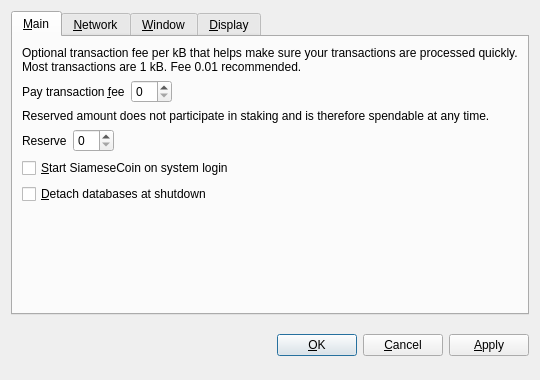
<?xml version="1.0" encoding="UTF-8"?>
<ui version="4.0">
 <class>OptionsDialog</class>
 <widget class="QDialog" name="OptionsDialog">
  <property name="geometry">
   <rect>
    <x>0</x>
    <y>0</y>
    <width>540</width>
    <height>380</height>
   </rect>
  </property>
  <property name="windowTitle">
   <string>Options</string>
  </property>
  <property name="modal">
   <bool>true</bool>
  </property>
  <layout class="QVBoxLayout" name="verticalLayout">
   <item>
    <widget class="QTabWidget" name="tabWidget">
     <property name="tabPosition">
      <enum>QTabWidget::North</enum>
     </property>
     <property name="currentIndex">
      <number>0</number>
     </property>
     <widget class="QWidget" name="tabMain">
      <attribute name="title">
       <string>&amp;Main</string>
      </attribute>
      <layout class="QVBoxLayout" name="verticalLayout_Main">
       <item>
        <widget class="QLabel" name="transactionFeeInfoLabel">
         <property name="text">
          <string>Optional transaction fee per kB that helps make sure your transactions are processed quickly. Most transactions are 1 kB. Fee 0.01 recommended.</string>
         </property>
         <property name="textFormat">
          <enum>Qt::PlainText</enum>
         </property>
         <property name="wordWrap">
          <bool>true</bool>
         </property>
        </widget>
       </item>
       <item>
        <layout class="QHBoxLayout" name="horizontalLayoutFee">
         <item>
          <widget class="QLabel" name="transactionFeeLabel">
           <property name="text">
            <string>Pay transaction &amp;fee</string>
           </property>
           <property name="textFormat">
            <enum>Qt::PlainText</enum>
           </property>
           <property name="buddy">
            <cstring>transactionFee</cstring>
           </property>
          </widget>
         </item>
         <item>
          <widget class="BitcoinAmountField" name="transactionFee"/>
         </item>
         <item>
          <spacer name="horizontalSpacerFee">
           <property name="orientation">
            <enum>Qt::Horizontal</enum>
           </property>
           <property name="sizeHint" stdset="0">
            <size>
             <width>40</width>
             <height>20</height>
            </size>
           </property>
          </spacer>
         </item>
        </layout>
       </item>
       <item>
        <widget class="QLabel" name="reserveBalanceInfoLabel">
         <property name="text">
          <string>Reserved amount does not participate in staking and is therefore spendable at any time.</string>
         </property>
         <property name="textFormat">
          <enum>Qt::PlainText</enum>
         </property>
         <property name="wordWrap">
          <bool>true</bool>
         </property>
        </widget>
       </item>
       <item>
        <layout class="QHBoxLayout" name="horizontalLayoutReserveBalance">
         <item>
          <widget class="QLabel" name="reserveBalanceLabel">
           <property name="text">
            <string>Reserve</string>
           </property>
           <property name="textFormat">
            <enum>Qt::PlainText</enum>
           </property>
           <property name="buddy">
            <cstring>reserveBalance</cstring>
           </property>
          </widget>
         </item>
         <item>
          <widget class="BitcoinAmountField" name="reserveBalance"/>
         </item>
         <item>
          <spacer name="horizontalSpacerReserveBalance">
           <property name="orientation">
            <enum>Qt::Horizontal</enum>
           </property>
           <property name="sizeHint" stdset="0">
            <size>
             <width>40</width>
             <height>20</height>
            </size>
           </property>
          </spacer>
         </item>
        </layout>
       </item>
       <item>
        <widget class="QCheckBox" name="bitcoinAtStartup">
         <property name="toolTip">
          <string>Automatically start SiameseCoin after logging in to the system.</string>
         </property>
         <property name="text">
          <string>&amp;Start SiameseCoin on system login</string>
         </property>
        </widget>
       </item>
       <item>
        <widget class="QCheckBox" name="detachDatabases">
         <property name="toolTip">
          <string>Detach block and address databases at shutdown. This means they can be moved to another data directory, but it slows down shutdown. The wallet is always detached.</string>
         </property>
         <property name="text">
          <string>&amp;Detach databases at shutdown</string>
         </property>
        </widget>
       </item>
       <item>
        <spacer name="verticalSpacer_Main">
         <property name="orientation">
          <enum>Qt::Vertical</enum>
         </property>
         <property name="sizeHint" stdset="0">
          <size>
           <width>20</width>
           <height>40</height>
          </size>
         </property>
        </spacer>
       </item>
      </layout>
     </widget>
     <widget class="QWidget" name="tabNetwork">
      <attribute name="title">
       <string>&amp;Network</string>
      </attribute>
      <layout class="QVBoxLayout" name="verticalLayout_Network">
       <item>
        <widget class="QCheckBox" name="mapPortUpnp">
         <property name="toolTip">
          <string>Automatically open the SiameseCoin client port on the router. This only works when your router supports UPnP and it is enabled.</string>
         </property>
         <property name="text">
          <string>Map port using &amp;UPnP</string>
         </property>
        </widget>
       </item>
       <item>
        <widget class="QCheckBox" name="connectSocks">
         <property name="toolTip">
          <string>Connect to the SiameseCoin network through a SOCKS proxy (e.g. when connecting through Tor).</string>
         </property>
         <property name="text">
          <string>&amp;Connect through SOCKS proxy:</string>
         </property>
        </widget>
       </item>
       <item>
        <layout class="QHBoxLayout" name="horizontalLayout_Network">
         <item>
          <widget class="QLabel" name="proxyIpLabel">
           <property name="text">
            <string>Proxy &amp;IP:</string>
           </property>
           <property name="textFormat">
            <enum>Qt::PlainText</enum>
           </property>
           <property name="buddy">
            <cstring>proxyIp</cstring>
           </property>
          </widget>
         </item>
         <item>
          <widget class="QValidatedLineEdit" name="proxyIp">
           <property name="maximumSize">
            <size>
             <width>140</width>
             <height>16777215</height>
            </size>
           </property>
           <property name="toolTip">
            <string>IP address of the proxy (e.g. 127.0.0.1)</string>
           </property>
          </widget>
         </item>
         <item>
          <widget class="QLabel" name="proxyPortLabel">
           <property name="text">
            <string>&amp;Port:</string>
           </property>
           <property name="textFormat">
            <enum>Qt::PlainText</enum>
           </property>
           <property name="buddy">
            <cstring>proxyPort</cstring>
           </property>
          </widget>
         </item>
         <item>
          <widget class="QLineEdit" name="proxyPort">
           <property name="maximumSize">
            <size>
             <width>55</width>
             <height>16777215</height>
            </size>
           </property>
           <property name="toolTip">
            <string>Port of the proxy (e.g. 9050)</string>
           </property>
          </widget>
         </item>
         <item>
          <widget class="QLabel" name="socksVersionLabel">
           <property name="text">
            <string>SOCKS &amp;Version:</string>
           </property>
           <property name="textFormat">
            <enum>Qt::PlainText</enum>
           </property>
           <property name="buddy">
            <cstring>socksVersion</cstring>
           </property>
          </widget>
         </item>
         <item>
          <widget class="QValueComboBox" name="socksVersion">
           <property name="toolTip">
            <string>SOCKS version of the proxy (e.g. 5)</string>
           </property>
          </widget>
         </item>
         <item>
          <spacer name="horizontalSpacer_Network">
           <property name="orientation">
            <enum>Qt::Horizontal</enum>
           </property>
           <property name="sizeHint" stdset="0">
            <size>
             <width>40</width>
             <height>20</height>
            </size>
           </property>
          </spacer>
         </item>
        </layout>
       </item>
       <item>
        <spacer name="verticalSpacer_Network">
         <property name="orientation">
          <enum>Qt::Vertical</enum>
         </property>
         <property name="sizeHint" stdset="0">
          <size>
           <width>20</width>
           <height>40</height>
          </size>
         </property>
        </spacer>
       </item>
      </layout>
     </widget>
     <widget class="QWidget" name="tabWindow">
      <attribute name="title">
       <string>&amp;Window</string>
      </attribute>
      <layout class="QVBoxLayout" name="verticalLayout_Window">
       <item>
        <widget class="QCheckBox" name="minimizeToTray">
         <property name="toolTip">
          <string>Show only a tray icon after minimizing the window.</string>
         </property>
         <property name="text">
          <string>&amp;Minimize to the tray instead of the taskbar</string>
         </property>
        </widget>
       </item>
       <item>
        <widget class="QCheckBox" name="minimizeOnClose">
         <property name="toolTip">
          <string>Minimize instead of exit the application when the window is closed. When this option is enabled, the application will be closed only after selecting Quit in the menu.</string>
         </property>
         <property name="text">
          <string>M&amp;inimize on close</string>
         </property>
        </widget>
       </item>
       <item>
        <spacer name="verticalSpacer_Window">
         <property name="orientation">
          <enum>Qt::Vertical</enum>
         </property>
         <property name="sizeHint" stdset="0">
          <size>
           <width>20</width>
           <height>40</height>
          </size>
         </property>
        </spacer>
       </item>
      </layout>
     </widget>
     <widget class="QWidget" name="tabDisplay">
      <attribute name="title">
       <string>&amp;Display</string>
      </attribute>
      <layout class="QVBoxLayout" name="verticalLayout_Display">
       <item>
        <layout class="QHBoxLayout" name="horizontalLayout_1_Display">
         <item>
          <widget class="QLabel" name="langLabel">
           <property name="text">
            <string>User Interface &amp;language:</string>
           </property>
           <property name="textFormat">
            <enum>Qt::PlainText</enum>
           </property>
           <property name="buddy">
            <cstring>lang</cstring>
           </property>
          </widget>
         </item>
         <item>
          <widget class="QValueComboBox" name="lang">
           <property name="toolTip">
            <string>The user interface language can be set here. This setting will take effect after restarting SiameseCoin.</string>
           </property>
          </widget>
         </item>
        </layout>
       </item>
       <item>
        <layout class="QHBoxLayout" name="horizontalLayout_2_Display">
         <item>
          <widget class="QLabel" name="unitLabel">
           <property name="text">
            <string>&amp;Unit to show amounts in:</string>
           </property>
           <property name="textFormat">
            <enum>Qt::PlainText</enum>
           </property>
           <property name="buddy">
            <cstring>unit</cstring>
           </property>
          </widget>
         </item>
         <item>
          <widget class="QValueComboBox" name="unit">
           <property name="toolTip">
            <string>Choose the default subdivision unit to show in the interface and when sending coins.</string>
           </property>
          </widget>
         </item>
        </layout>
       </item>
       <item>
        <widget class="QCheckBox" name="displayAddresses">
         <property name="toolTip">
          <string>Whether to show SiameseCoin addresses in the transaction list or not.</string>
         </property>
         <property name="text">
          <string>&amp;Display addresses in transaction list</string>
         </property>
        </widget>
       </item>
       <item>
        <widget class="QCheckBox" name="coinControlFeatures">
         <property name="toolTip">
          <string>Whether to show coin control features or not.</string>
         </property>
         <property name="text">
          <string>Display coin &amp;control features (experts only!)</string>
         </property>
        </widget>
       </item>
       <item>
        <spacer name="verticalSpacer_Display">
         <property name="orientation">
          <enum>Qt::Vertical</enum>
         </property>
         <property name="sizeHint" stdset="0">
          <size>
           <width>20</width>
           <height>40</height>
          </size>
         </property>
        </spacer>
       </item>
      </layout>
     </widget>
    </widget>
   </item>
   <item>
    <layout class="QHBoxLayout" name="horizontalLayout_Buttons">
     <item>
      <spacer name="horizontalSpacer_1">
       <property name="orientation">
        <enum>Qt::Horizontal</enum>
       </property>
       <property name="sizeHint" stdset="0">
        <size>
         <width>40</width>
         <height>48</height>
        </size>
       </property>
      </spacer>
     </item>
     <item>
      <widget class="QLabel" name="statusLabel">
       <property name="font">
        <font>
         <weight>75</weight>
         <bold>true</bold>
        </font>
       </property>
       <property name="text">
        <string/>
       </property>
       <property name="textFormat">
        <enum>Qt::PlainText</enum>
       </property>
       <property name="wordWrap">
        <bool>true</bool>
       </property>
      </widget>
     </item>
     <item>
      <spacer name="horizontalSpacer_2">
       <property name="orientation">
        <enum>Qt::Horizontal</enum>
       </property>
       <property name="sizeHint" stdset="0">
        <size>
         <width>40</width>
         <height>48</height>
        </size>
       </property>
      </spacer>
     </item>
     <item>
      <widget class="QPushButton" name="okButton">
       <property name="text">
        <string>&amp;OK</string>
       </property>
      </widget>
     </item>
     <item>
      <widget class="QPushButton" name="cancelButton">
       <property name="text">
        <string>&amp;Cancel</string>
       </property>
       <property name="autoDefault">
        <bool>false</bool>
       </property>
      </widget>
     </item>
     <item>
      <widget class="QPushButton" name="applyButton">
       <property name="text">
        <string>&amp;Apply</string>
       </property>
       <property name="autoDefault">
        <bool>false</bool>
       </property>
      </widget>
     </item>
    </layout>
   </item>
  </layout>
 </widget>
 <customwidgets>
  <customwidget>
   <class>BitcoinAmountField</class>
   <extends>QSpinBox</extends>
   <header>bitcoinamountfield.h</header>
  </customwidget>
  <customwidget>
   <class>QValueComboBox</class>
   <extends>QComboBox</extends>
   <header>qvaluecombobox.h</header>
  </customwidget>
  <customwidget>
   <class>QValidatedLineEdit</class>
   <extends>QLineEdit</extends>
   <header>qvalidatedlineedit.h</header>
  </customwidget>
 </customwidgets>
 <resources/>
 <connections/>
</ui>
